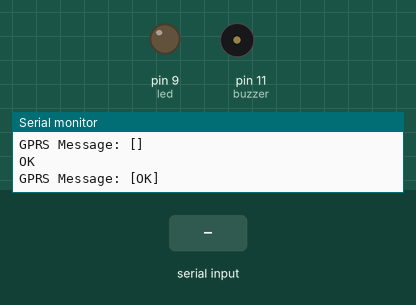
Bench run of a sketch on a simulated Arduino Uno, built with avr-gcc and run on an emulated ATmega328P. Parts: output pins drawn as LEDs (lit = HIGH), buzzer (waves = sounding, pin HIGH), the last lines printed to the serial monitor. The test bench sets the inputs (shaded band). The modem accepts every AT command (registered, SIM ready, sends succeed) and sends nothing else.

Above: at 1.2 s.
1.3 s: "GetLoc," received over Serial
At 2.1 s:
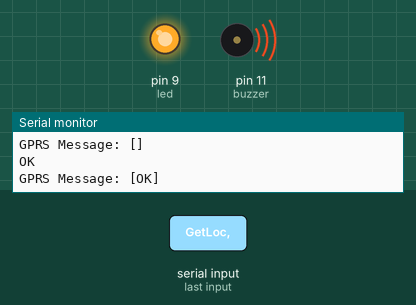
5.3 s: "On," received over Serial
At 7.0 s:
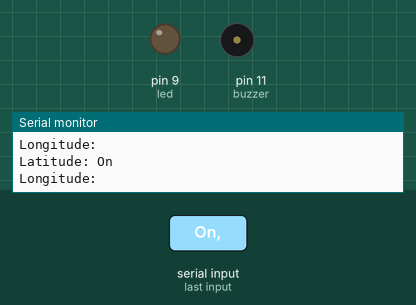
9.3 s: "Off," received over Serial
At 9.9 s:
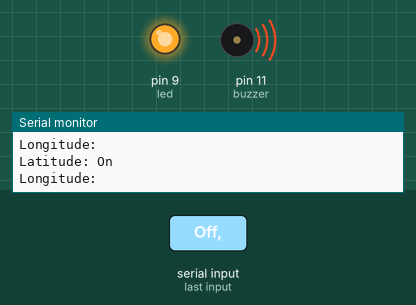
Timing chart, 0 to 12.3 s (numbered marks = the images above; inputs shaded):
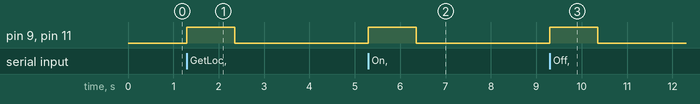

The sketch:

Arduino_Uno.ino
```cpp
String LAT;
String LONG;
const int buzzer = 11;
const int led = 9;

#include <SoftwareSerial.h>
SoftwareSerial mySerial(7, 8);
String msg = String("");
int SmsContentFlag = 0;
int ledPin = 13;

String url1 = "http://maps.google.com/maps?f=q&q=(";
String longitude = "14.5961257";
String url2 = ",";
String latitude = "120.9834896";
String url3 = ")";


void setup() {
  mySerial.begin(9600);
  Serial.begin(115200);
  pinMode(buzzer, OUTPUT);
  pinMode(led, OUTPUT);
  GprsTextModeSMS();
}

void loop() {
  gps();
  gsm();
}

void gps() {
  if (Serial.available())
  {
    digitalWrite(buzzer, HIGH);
    digitalWrite(led, HIGH);
    LAT = Serial.readStringUntil(',');
    LONG = Serial.readStringUntil('#');
    Serial.println(String ("Latitude: ") + LAT);
    Serial.println(String ("Longitude: ") + LONG);
    delay(50);
  } else {
    digitalWrite(buzzer, LOW);
    digitalWrite(led, LOW);
  }
}

void gsm() {
  char SerialInByte;
  if (mySerial.available())
  {
    char SerialInByte;
    SerialInByte = (unsigned char)mySerial.read();
    Serial.print( SerialInByte );
    if ( SerialInByte == 13 )
    {
      ProcessGprsMsg();
    }
    if ( SerialInByte == 10 ) {
    }
    else {
      msg += String(SerialInByte);
    }
  }
}

void GprsTextModeSMS() {
  mySerial.println( "AT+CMGF=1" );
}

void GprsReadSmsStore( String SmsStorePos ) {
  mySerial.print( "AT+CMGR=" );
  mySerial.println( SmsStorePos );
}


void ClearGprsMsg() {
  msg = "";
}

void ProcessGprsMsg()
{
  Serial.println("");
  Serial.print( "GPRS Message: [" );
  Serial.print( msg );
  Serial.println( "]" );

  String sms;
  sms = msg;

  if ( sms.indexOf("GetLoc") >= 0 ) {
    digitalWrite( ledPin, HIGH );
    Serial.println( "Get Location" );

    longitude = LONG;
    latitude = LAT;

    mySerial.println("AT+CMGF=1");
    delay(1000);
    mySerial.println("AT+CMGS=\"09360273942\"\r");
    delay(1000);
    mySerial.println(url1 + latitude + url2 + longitude + url3);
    delay(100);
    mySerial.println((char)26);
    delay(1000);
  }

  if ( sms.indexOf("On") >= 0 ) {
    digitalWrite( ledPin, HIGH );
    Serial.println( "LED IS ON" );

    mySerial.println("AT+CMGF=1");    //Sets the GSM Module in Text Mode
    delay(1000);  // Delay of 1000 milli seconds or 1 second
    mySerial.println("AT+CMGS=\"09360273942\"\r"); // Replace x with mobile number
    delay(1000);
    mySerial.println("LED IS ON");// The SMS text you want to send
    delay(100);
    mySerial.println((char)26);// ASCII code of CTRL+Z
    delay(1000);

  }

  if ( sms.indexOf("Off") >= 0 ) {
    digitalWrite( ledPin, LOW );
    Serial.println( "LED IS OFF" );

    mySerial.println("AT+CMGF=1");    //Sets the GSM Module in Text Mode
    delay(1000);  // Delay of 1000 milli seconds or 1 second
    mySerial.println("AT+CMGS=\"09360273942\"\r"); // Replace x with mobile number
    delay(1000);
    mySerial.println("LED IS OFF");// The SMS text you want to send
    delay(100);
    mySerial.println((char)26);// ASCII code of CTRL+Z
    delay(1000);

  }
  ClearGprsMsg();
  SmsContentFlag = 0;
}
```

Measured:
- after the input at 1.3 s, pin 9 (led), pin 11 (buzzer): LOW → HIGH at once, → LOW 1.1 s later
- after the input at 5.3 s, pin 9 (led), pin 11 (buzzer): LOW → HIGH at once, → LOW 1.1 s later
- after the input at 9.3 s, pin 9 (led), pin 11 (buzzer): LOW → HIGH at once, → LOW 1.0 s later
